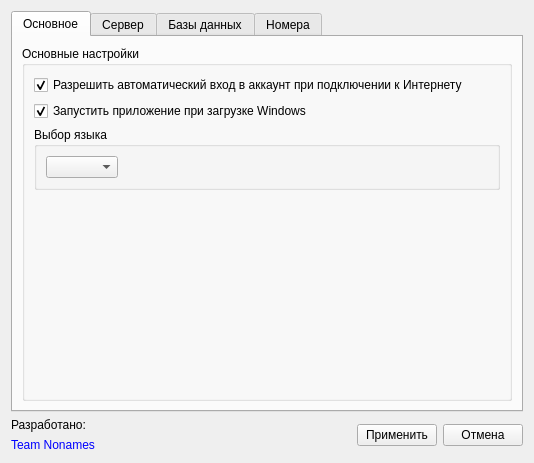
<?xml version="1.0" encoding="UTF-8"?>
<ui version="4.0">
 <class>SettingsDialog</class>
 <widget class="QDialog" name="SettingsDialog">
  <property name="geometry">
   <rect>
    <x>0</x>
    <y>0</y>
    <width>534</width>
    <height>463</height>
   </rect>
  </property>
  <property name="sizePolicy">
   <sizepolicy hsizetype="Fixed" vsizetype="Fixed">
    <horstretch>0</horstretch>
    <verstretch>0</verstretch>
   </sizepolicy>
  </property>
  <property name="windowTitle">
   <string>Настройки</string>
  </property>
  <property name="windowIcon">
   <iconset resource="images.qrc">
    <normaloff>:/images/outcall-logo.png</normaloff>:/images/outcall-logo.png</iconset>
  </property>
  <layout class="QGridLayout" name="gridLayout_9">
   <item row="0" column="0">
    <widget class="QTabWidget" name="tabWidget">
     <property name="currentIndex">
      <number>0</number>
     </property>
     <widget class="QWidget" name="general">
      <attribute name="title">
       <string>Основное</string>
      </attribute>
      <layout class="QVBoxLayout" name="verticalLayout_12">
       <item>
        <widget class="QGroupBox" name="generalGroupBox">
         <property name="title">
          <string>Основные настройки</string>
         </property>
         <layout class="QGridLayout" name="gridLayout_6">
          <item row="0" column="0">
           <layout class="QVBoxLayout" name="verticalLayout_14">
            <item>
             <widget class="QCheckBox" name="autoSignIn">
              <property name="text">
               <string>Разрешить автоматический вход в аккаунт при подключении к Интернету</string>
              </property>
              <property name="checked">
               <bool>true</bool>
              </property>
             </widget>
            </item>
            <item>
             <widget class="QCheckBox" name="autoStartBox">
              <property name="enabled">
               <bool>true</bool>
              </property>
              <property name="text">
               <string>Запустить приложение при загрузке Windows</string>
              </property>
              <property name="checked">
               <bool>true</bool>
              </property>
             </widget>
            </item>
           </layout>
          </item>
          <item row="3" column="0">
           <spacer name="verticalSpacer_2">
            <property name="orientation">
             <enum>Qt::Vertical</enum>
            </property>
            <property name="sizeType">
             <enum>QSizePolicy::Expanding</enum>
            </property>
            <property name="sizeHint" stdset="0">
             <size>
              <width>20</width>
              <height>166</height>
             </size>
            </property>
           </spacer>
          </item>
          <item row="1" column="0">
           <widget class="QGroupBox" name="languageGroup">
            <property name="sizePolicy">
             <sizepolicy hsizetype="Preferred" vsizetype="Fixed">
              <horstretch>0</horstretch>
              <verstretch>0</verstretch>
             </sizepolicy>
            </property>
            <property name="title">
             <string>Выбор языка</string>
            </property>
            <layout class="QGridLayout" name="gridLayout">
             <item row="1" column="0">
              <widget class="QComboBox" name="languageList_2"/>
             </item>
             <item row="1" column="1">
              <spacer name="horizontalSpacer_2">
               <property name="orientation">
                <enum>Qt::Horizontal</enum>
               </property>
               <property name="sizeHint" stdset="0">
                <size>
                 <width>40</width>
                 <height>20</height>
                </size>
               </property>
              </spacer>
             </item>
            </layout>
           </widget>
          </item>
         </layout>
        </widget>
       </item>
      </layout>
     </widget>
     <widget class="QWidget" name="server">
      <attribute name="title">
       <string>Сервер</string>
      </attribute>
      <layout class="QFormLayout" name="formLayout">
       <item row="0" column="0" colspan="2">
        <widget class="QGroupBox" name="groupBox">
         <property name="title">
          <string>Настройки сервера</string>
         </property>
         <layout class="QVBoxLayout" name="verticalLayout_3">
          <item>
           <widget class="QLabel" name="serverLabel">
            <property name="text">
             <string>Имя хоста:</string>
            </property>
           </widget>
          </item>
          <item>
           <widget class="QLineEdit" name="serverName"/>
          </item>
          <item>
           <widget class="QLabel" name="userLabel">
            <property name="text">
             <string>Имя пользователя:</string>
            </property>
           </widget>
          </item>
          <item>
           <widget class="QLineEdit" name="userName"/>
          </item>
          <item>
           <widget class="QLabel" name="passLabel">
            <property name="text">
             <string>Пароль:</string>
            </property>
           </widget>
          </item>
          <item>
           <widget class="QLineEdit" name="password">
            <property name="echoMode">
             <enum>QLineEdit::Password</enum>
            </property>
           </widget>
          </item>
          <item>
           <widget class="QLabel" name="portLabel">
            <property name="text">
             <string>Порт:</string>
            </property>
           </widget>
          </item>
          <item>
           <widget class="QLineEdit" name="port">
            <property name="text">
             <string>5038</string>
            </property>
           </widget>
          </item>
         </layout>
        </widget>
       </item>
      </layout>
     </widget>
     <widget class="QWidget" name="tab">
      <attribute name="title">
       <string>Базы данных</string>
      </attribute>
      <layout class="QGridLayout" name="gridLayout_4">
       <item row="0" column="0">
        <widget class="QTabWidget" name="tabWidget_2">
         <property name="currentIndex">
          <number>0</number>
         </property>
         <widget class="QWidget" name="tab_2">
          <attribute name="title">
           <string>Настройки базы контактов</string>
          </attribute>
          <layout class="QGridLayout" name="gridLayout_3">
           <item row="0" column="0">
            <widget class="QGroupBox" name="groupBox_3">
             <property name="title">
              <string/>
             </property>
             <layout class="QGridLayout" name="gridLayout_7">
              <item row="0" column="0">
               <widget class="QLabel" name="serverLabel_2">
                <property name="text">
                 <string>Имя хоста: </string>
                </property>
               </widget>
              </item>
              <item row="1" column="0">
               <widget class="QLineEdit" name="hostName_1"/>
              </item>
              <item row="2" column="0">
               <widget class="QLabel" name="userLabel_2">
                <property name="text">
                 <string>Имя базы данных:</string>
                </property>
               </widget>
              </item>
              <item row="3" column="0">
               <widget class="QLineEdit" name="databaseName_1"/>
              </item>
              <item row="4" column="0">
               <widget class="QLabel" name="passLabel_2">
                <property name="text">
                 <string>Имя пользователя:</string>
                </property>
               </widget>
              </item>
              <item row="5" column="0">
               <widget class="QLineEdit" name="userName_1">
                <property name="echoMode">
                 <enum>QLineEdit::Normal</enum>
                </property>
               </widget>
              </item>
              <item row="6" column="0">
               <widget class="QLabel" name="portLabel_2">
                <property name="text">
                 <string>Пароль:</string>
                </property>
               </widget>
              </item>
              <item row="7" column="0">
               <widget class="QLineEdit" name="password_1">
                <property name="text">
                 <string/>
                </property>
                <property name="echoMode">
                 <enum>QLineEdit::Password</enum>
                </property>
               </widget>
              </item>
              <item row="8" column="0">
               <widget class="QLabel" name="label">
                <property name="text">
                 <string>Порт:</string>
                </property>
               </widget>
              </item>
              <item row="9" column="0">
               <widget class="QLineEdit" name="port_1"/>
              </item>
             </layout>
            </widget>
           </item>
          </layout>
         </widget>
         <widget class="QWidget" name="tab_3">
          <attribute name="title">
           <string>Настройки базы звонков</string>
          </attribute>
          <layout class="QGridLayout" name="gridLayout_2">
           <item row="0" column="0">
            <widget class="QGroupBox" name="groupBox_4">
             <property name="title">
              <string/>
             </property>
             <layout class="QVBoxLayout" name="verticalLayout_7">
              <item>
               <widget class="QLabel" name="serverLabel_3">
                <property name="text">
                 <string>Имя хоста: </string>
                </property>
               </widget>
              </item>
              <item>
               <widget class="QLineEdit" name="hostName_2"/>
              </item>
              <item>
               <widget class="QLabel" name="userLabel_3">
                <property name="text">
                 <string>Имя базы данных:</string>
                </property>
               </widget>
              </item>
              <item>
               <widget class="QLineEdit" name="databaseName_2"/>
              </item>
              <item>
               <widget class="QLabel" name="passLabel_3">
                <property name="text">
                 <string>Имя пользователя:</string>
                </property>
               </widget>
              </item>
              <item>
               <widget class="QLineEdit" name="userName_2">
                <property name="echoMode">
                 <enum>QLineEdit::Normal</enum>
                </property>
               </widget>
              </item>
              <item>
               <widget class="QLabel" name="portLabel_3">
                <property name="text">
                 <string>Пароль:</string>
                </property>
               </widget>
              </item>
              <item>
               <widget class="QLineEdit" name="password_2">
                <property name="text">
                 <string/>
                </property>
                <property name="echoMode">
                 <enum>QLineEdit::Password</enum>
                </property>
               </widget>
              </item>
              <item>
               <widget class="QLabel" name="label_2">
                <property name="text">
                 <string>Порт:</string>
                </property>
               </widget>
              </item>
              <item>
               <widget class="QLineEdit" name="port_2"/>
              </item>
             </layout>
            </widget>
           </item>
          </layout>
         </widget>
        </widget>
       </item>
      </layout>
     </widget>
     <widget class="QWidget" name="extensions">
      <attribute name="title">
       <string>Номера</string>
      </attribute>
      <layout class="QVBoxLayout" name="verticalLayout_2">
       <item>
        <widget class="QGroupBox" name="groupBox_2">
         <property name="sizePolicy">
          <sizepolicy hsizetype="Expanding" vsizetype="Expanding">
           <horstretch>0</horstretch>
           <verstretch>0</verstretch>
          </sizepolicy>
         </property>
         <property name="title">
          <string>Номера</string>
         </property>
         <layout class="QHBoxLayout" name="horizontalLayout_2">
          <item>
           <widget class="QTreeWidget" name="treeWidget">
            <property name="selectionMode">
             <enum>QAbstractItemView::ContiguousSelection</enum>
            </property>
            <property name="rootIsDecorated">
             <bool>false</bool>
            </property>
            <property name="columnCount">
             <number>2</number>
            </property>
            <column>
             <property name="text">
              <string notr="true">Номер</string>
             </property>
            </column>
            <column>
             <property name="text">
              <string notr="true">Протокол</string>
             </property>
            </column>
           </widget>
          </item>
          <item>
           <layout class="QVBoxLayout" name="verticalLayout_5">
            <item>
             <widget class="QPushButton" name="addButton">
              <property name="text">
               <string>Добавить</string>
              </property>
             </widget>
            </item>
            <item>
             <widget class="QPushButton" name="removeButton">
              <property name="text">
               <string>Удалить</string>
              </property>
             </widget>
            </item>
            <item>
             <widget class="QPushButton" name="editButton">
              <property name="text">
               <string>Редактировать</string>
              </property>
             </widget>
            </item>
            <item>
             <spacer name="verticalSpacer">
              <property name="orientation">
               <enum>Qt::Vertical</enum>
              </property>
              <property name="sizeHint" stdset="0">
               <size>
                <width>20</width>
                <height>158</height>
               </size>
              </property>
             </spacer>
            </item>
           </layout>
          </item>
         </layout>
        </widget>
       </item>
      </layout>
     </widget>
    </widget>
   </item>
   <item row="1" column="0">
    <layout class="QGridLayout" name="gridLayout_8">
     <item row="0" column="0">
      <widget class="QLabel" name="poweredLabel">
       <property name="text">
        <string>Разработано:</string>
       </property>
      </widget>
     </item>
     <item row="0" column="1" rowspan="2">
      <layout class="QHBoxLayout" name="horizontalLayout">
       <item>
        <spacer name="horizontalSpacer">
         <property name="orientation">
          <enum>Qt::Horizontal</enum>
         </property>
         <property name="sizeHint" stdset="0">
          <size>
           <width>40</width>
           <height>20</height>
          </size>
         </property>
        </spacer>
       </item>
       <item>
        <widget class="QPushButton" name="applyButton">
         <property name="focusPolicy">
          <enum>Qt::StrongFocus</enum>
         </property>
         <property name="text">
          <string>Применить</string>
         </property>
        </widget>
       </item>
       <item>
        <widget class="QPushButton" name="cancelButton">
         <property name="focusPolicy">
          <enum>Qt::StrongFocus</enum>
         </property>
         <property name="text">
          <string>Отмена</string>
         </property>
        </widget>
       </item>
      </layout>
     </item>
     <item row="1" column="0">
      <widget class="QLabel" name="bicomLink">
       <property name="styleSheet">
        <string notr="true">color:rgb(0, 0, 255)</string>
       </property>
       <property name="text">
        <string>&lt;html&gt;&lt;head/&gt;&lt;body&gt;&lt;p&gt;Team Nonames&lt;/p&gt;&lt;/body&gt;&lt;/html&gt;</string>
       </property>
       <property name="openExternalLinks">
        <bool>true</bool>
       </property>
      </widget>
     </item>
    </layout>
   </item>
  </layout>
 </widget>
 <resources>
  <include location="images.qrc"/>
 </resources>
 <connections/>
</ui>
